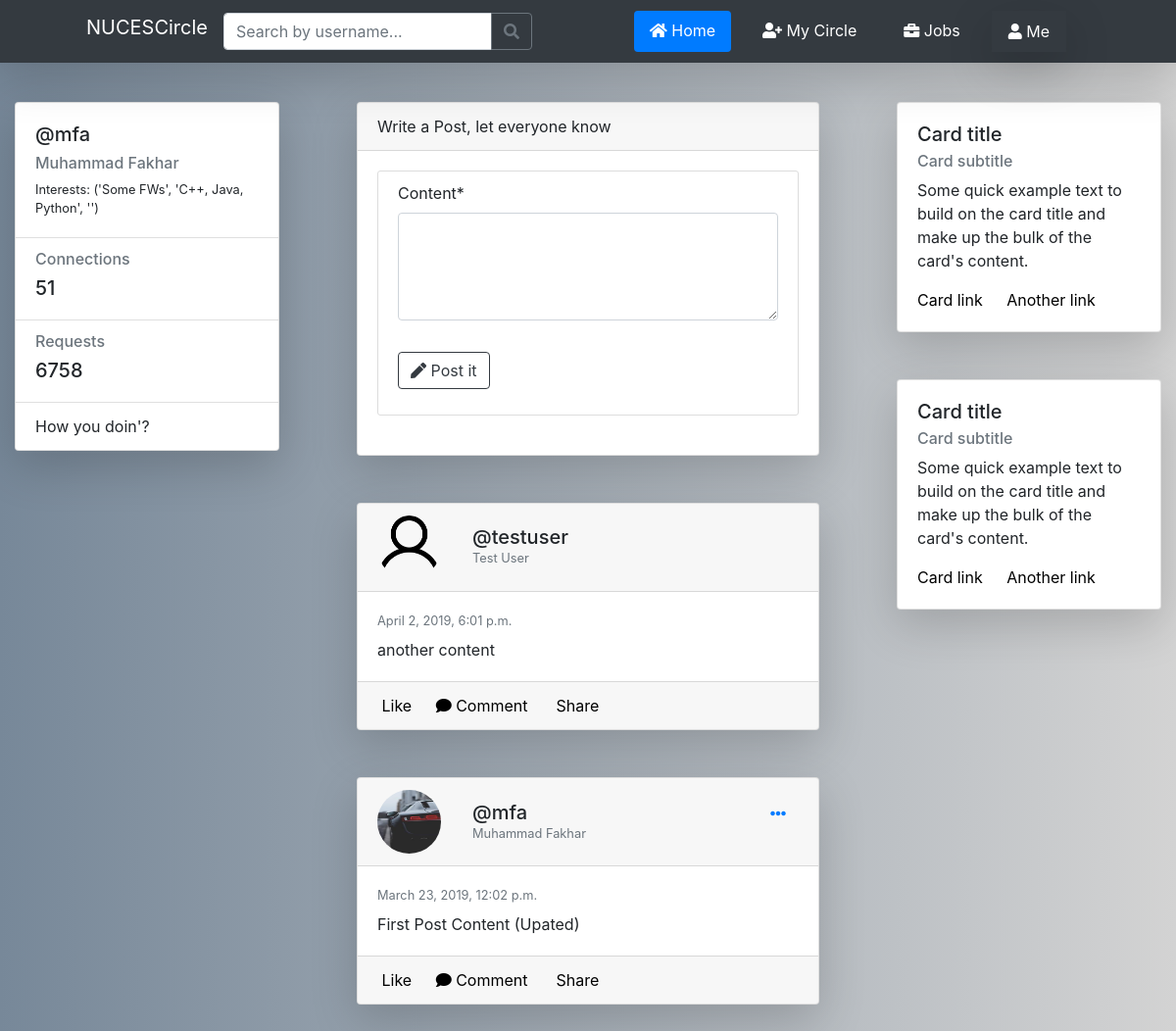
Before: / (signed in) with the older database file.
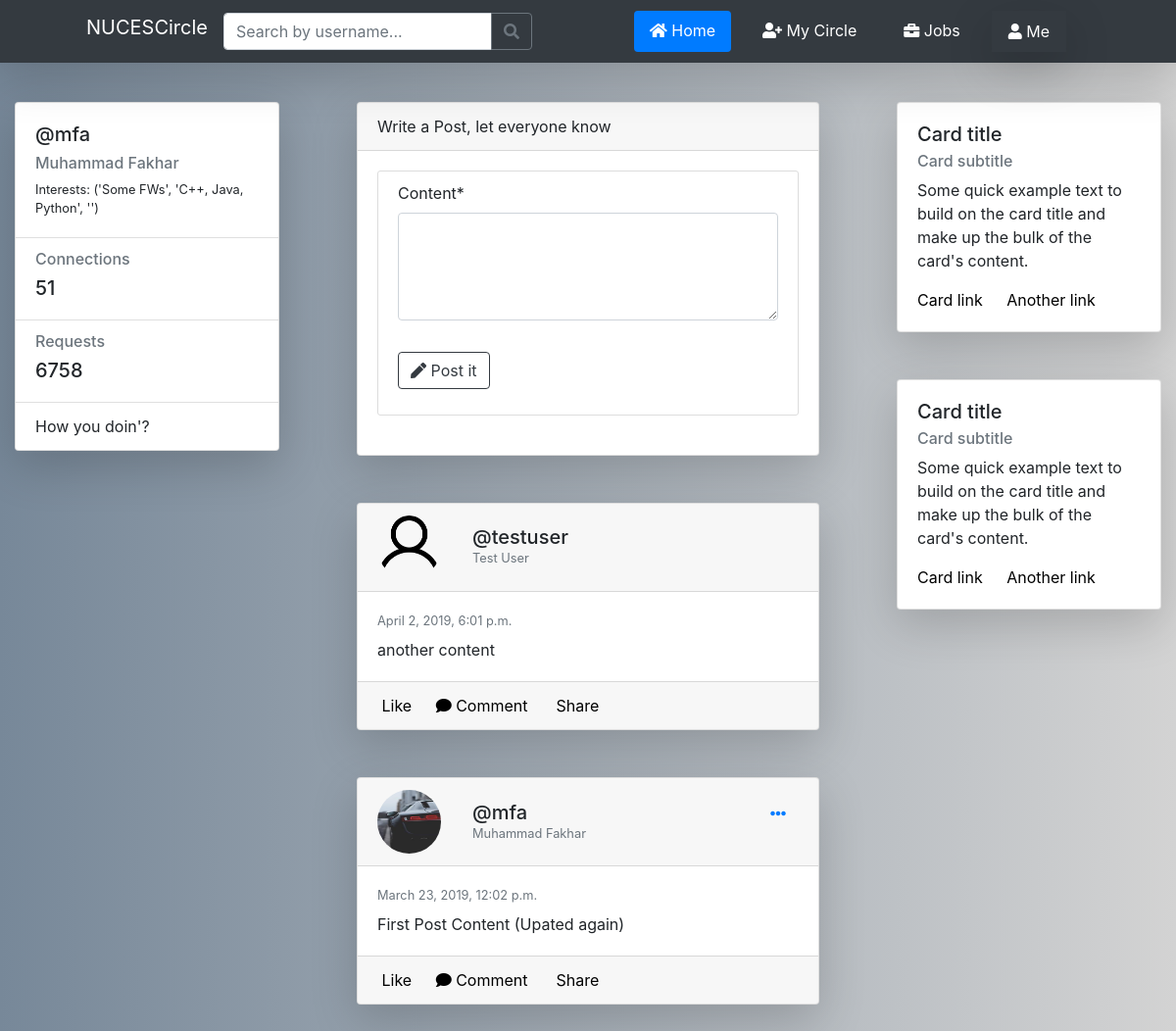
After: the same page with the newer database file.
### users/models.py (models this page shows, shortened)
class Interests(models.Model):
    frameworks = models.CharField(max_length=255, blank=True)
    languages = models.CharField(max_length=255, blank=True)
    technologies = models.CharField(max_length=255, blank=True)
    user = models.OneToOneField(User, on_delete=models.CASCADE)
    def __str__(self):
        return f'{self.frameworks, self.languages, self.technologies}'

class Profile(models.Model):
    user = models.OneToOneField(User, on_delete=models.CASCADE)
    accomplishments = models.CharField(max_length=255, blank=True)
    skills = models.CharField(max_length=255, blank=True)
    experiences = models.CharField(max_length=255, blank=True)
    interests = models.CharField(max_length=255, blank=True)
    grad_date = models.DateTimeField(blank=True, null=True)
    image = models.ImageField(default='default.jpg', upload_to='profile_pics')
    friends = models.ManyToManyField("Profile", blank=True)  # to have a list of all the associated other user models

### nucescircle/models.py (models this page shows, shortened)
class Post(models.Model):
    content = models.TextField()
    post_date = models.DateTimeField(default=timezone.now)
    post_user = models.ForeignKey(User, on_delete=models.CASCADE)

### nucescircle/views.py (the view)
# urls.py: path('', PostListView.as_view(), name='circle-home'),  # home page
class PostListView(UserPassesTestMixin, LoginRequiredMixin, ListView):  # home list view
    model = Post
    template_name = 'nucescircle/home.html'  # <app>/<model>_<viewtype>.html
    context_object_name = 'posts'  # as in def home
    ordering = ['-post_date']  # latest post order
    def test_func(self):
        if not self.request.user.is_anonymous:
            rec = Recruiter.objects.filter(user=self.request.user)
            if rec:
                redirect('circle-recruit')
                return False
            return True
    def get_context_data(self, **kwargs):
        context = super(PostListView, self).get_context_data(**kwargs)
        context['create_form'] = PostForm()
        return context

### nucescircle/forms.py
class PostForm(forms.ModelForm):
    class Meta:
        model = Post
        fields = ['content']
        widgets = {
            'content': forms.Textarea(attrs={'rows': 4, 'cols': 15})
        }

### nucescircle/templates/nucescircle/home.html (shortened to what this page needs)
{% extends "nucescircle/base.html" %}
{% load crispy_forms_tags %}
{% block content %}
<div class="container-fluid gedf-wrapper">
    <div class="row">
        <div class="col-md-3 mt-4">
            <div class="card position-sticky shadow-lg mb-5 bg-white">
                <div class="card-body">
                    <div class="h5">@{{user.username}}</div>
                    <div class="h6 text-muted">{{user.first_name}} {{user.last_name}}</div>
                    <div class="h7">Interests: {{ user.interests }}</div>
                </div>
                <ul class="list-group list-group-flush">
                    <li class="list-group-item">
                        <div class="h6 text-muted">Connections</div>
                        <div class="h5">51</div>
                    </li>
                    <li class="list-group-item">
                        <div class="h6 text-muted">Requests</div>
                        <div class="h5">6758</div>
                    </li>
                    <li class="list-group-item">How you doin'?</li>
                </ul>
            </div>
        </div>
        <div class="col-md-6 gedf-main mt-4" id="mainFeed">
            <div class="mb-4">
                <div class="card shadow-lg mb-5 bg-white">
                    <div class="card-header">
                        Write a Post, let everyone know
                    </div>
                    <div class="card-body">
                        <div class="content-section">
                            <form method="post" class="form-group" action="{% url 'post-create' %}">
                                <fieldset class="form-group">
                                    {{ create_form|crispy }}
                                </fieldset>
                                <div class="form-group">
                                    <button class="btn btn-outline-dark" type="submit"><i class="fas fa-pen"></i> Post it</button>
                                </div>
                            </form>
                        </div>
                    </div>
                </div>
            </div>
            {% for post in posts %}
                <div class="card gedf-card shadow-lg mb-5 bg-white">
                    <div class="card-header">
                        <div class="d-flex justify-content-between align-items-center">
                            <div class="d-flex justify-content-between align-items-center">
                                <div class="mr-2">
                                    <img class="rounded-circle post-img" src="{{ post.post_user.profile.image.url }}" alt="">
                                </div>
                                <div class="ml-2">
                                    <div class="h5 m-0">@{{post.post_user.username}}</div>
                                    <div class="h7 text-muted">{{post.post_user.first_name}} {{post.post_user.last_name}}</div>
                                </div>
                            </div>
                            <div>
                                {% if post.post_user == user %}
                                <div class="dropdown">
                                    <button class="btn btn-link dropdown-toggle" type="button" id="gedf-drop1" data-toggle="dropdown" aria-haspopup="true" aria-expanded="false">
                                        <i class="fas fa-ellipsis-h"></i>
                                    </button>
                                </div>
                                {% endif %}
                            </div>
                        </div>
                    </div>
                    <div class="card-body">
                        <div class="text-muted h7 mb-2"> {{post.post_date}}</div>
                         <p class="card-text">
                            {{post.content}}
                         </p>
                    </div>
                    <div class="card-footer">
                        <a href="#" class="card-link"> Like</a>
                        <a href="#" class="card-link"><i class="fas fa-comment"></i> Comment</a>
                        <a href="#" class="card-link"> Share</a>
                    </div>
                </div>
            {% endfor %}
        </div>
        <div class="col-md-3 mt-4">
            <div class="card gedf-card shadow-lg mb-5 bg-white">
                <div class="card-body">
                    <h5 class="card-title">Card title</h5>
                    <h6 class="card-subtitle mb-2 text-muted">Card subtitle</h6>
                    <p class="card-text">Some quick example text to build on the card title and make up the bulk of the
                        card's content.</p>
                    <a href="#" class="card-link">Card link</a>
                    <a href="#" class="card-link">Another link</a>
                </div>
            </div>
            <div class="card gedf-card mt-4 shadow-lg mb-5 bg-white">
                <div class="card-body">
                    <h5 class="card-title">Card title</h5>
                    <h6 class="card-subtitle mb-2 text-muted">Card subtitle</h6>
                    <p class="card-text">Some quick example text to build on the card title and make up the bulk of the
                        card's content.</p>
                    <a href="#" class="card-link">Card link</a>
                    <a href="#" class="card-link">Another link</a>
                </div>
            </div>
        </div>
    </div>
</div>
{% endblock %}

### nucescircle/templates/nucescircle/base.html (shortened to what this page needs)
{% load static %}
<!DOCTYPE html>
<html lang="en">
<head>
    <link rel="stylesheet" href="https://use.fontawesome.com/releases/v5.7.2/css/all.css">
    <link rel="stylesheet" href="https://stackpath.bootstrapcdn.com/bootstrap/4.3.1/css/bootstrap.min.css">
    <link rel="stylesheet" type="text/css" href="{% static 'nucescircle/tagsinput.css' %}">
    <link rel="stylesheet" type="text/css" href="{% static 'nucescircle/newStyling.css' %}">
</head>
<body id="gradBg2">
<nav class="navbar navbar-dark sticky-top navbar-expand-lg bg-dark shadow-lg">
    <div class="ml-4">
        <label class="navbar-brand text-white ml-5">NUCESCircle</label>
    </div>
    <div class="collapse navbar-collapse" id="navbarSupportedContent">
        {% if request.user.recruiter %}
            <h3><span class="badge badge-light">Jobs</span></h3>
            {% with url_name=request.resolver_match.url_name %}
            <div class="form-inline ml-auto mr-5">
                <a class="table-hover text-sm-center nav-link {% if url_name == 'circle-recruit' %}active{% endif %} mr-sm-3 text-white" href="{% url 'circle-recruit' %}"><i class="fas fa-home"></i> Home</a>
                <div class="nav-item dropdown mr-sm-5 shadow-lg">
                    <a class="btn text-white btn-dark nav-link {% if url_name == 'view-profile' %}active{% endif %} dropdown-toggle table-hover" type="button" id="dropdownMenuButton1" data-toggle="dropdown" aria-haspopup="true" aria-expanded="false">
                        <i class="fas fa-user"></i> Me</a>
                    <div class="dropdown-menu bg-dark text-white" aria-labelledby="dropdownMenuButton1">
                        <a class="dropdown-item bg-dark text-white" href="{% url 'view-profile' user.id %}">View Profile</a>
                        <hr class="my-2 text-white">
                        <a class="dropdown-item bg-dark text-white" href="{% url 'circle-logout' %}">Log Out</a>
                    </div>
                </div>
            </div>
            {% endwith %}
        {% else %}
            <form method="get" action="{% url 'search' %}">
                <div class="input-group">
                <input name="q" class="form-control" placeholder="Search by username..." id="txtQuery">
                <span class="input-group-append">
                    <button class="btn btn-outline-secondary" type="submit" onclick="return validateText('txtQuery')">
                        <i class="fas fa-search"></i>
                    </button>
                </span>
                </div>
            </form>
            <form class="form-inline my-2 my-lg-0 ml-auto mr-5">
                <nav class="nav nav-pills">
                    {% with url_name=request.resolver_match.url_name %}
                        <a class="table-hover text-sm-center nav-link {% if url_name == 'circle-home' %}active{% endif %} mr-sm-3 text-white" href="{% url 'circle-home' %}"><i class="fas fa-home"></i> Home</a>
                        <a class="table-hover text-sm-center nav-link {% if url_name == 'my-circle' %}active{% endif %} mr-sm-3 text-white" href="{% url 'my-circle' %}"><i class="fas fa-user-plus"></i> My Circle</a>
                        <a class="table-hover text-sm-center nav-link {% if url_name == 'circle-jobs' %}active{% endif %} mr-sm-3 text-white" href="{% url 'circle-jobs' %}"><i class="fas fa-briefcase"></i> Jobs</a>
                        <div class="nav-item dropdown mr-sm-5 shadow-lg">
                            <a class="btn text-white btn-dark nav-link {% if url_name == 'view-profile' %}active{% endif %} dropdown-toggle table-hover" type="button" id="dropdownMenuButton" data-toggle="dropdown" aria-haspopup="true" aria-expanded="false">
                                <i class="fas fa-user"></i> Me</a>
                        </div>
                    {% endwith %}
                </nav>
            </form>
        {% endif %}
    </div>
</nav>
    {% block content %}{% endblock %}
</body>
</html>

### nucescircle/static/nucescircle/newStyling.css (style rules this page uses)
a { color: black; }
#gradBg2 { background-color: slategray; background-image: linear-gradient(90deg, lightslategray, lightgray); }
body { background-color: #eeeeee; }
.h7 { font-size: 0.8rem; }
.gedf-wrapper { margin-top: 0.97rem; }
@media (min-width: 992px) { .gedf-main { padding-left: 4rem; padding-right: 4rem; } }
@media (min-width: 992px) { .gedf-card { margin-bottom: 2.77rem; } }
.dropdown-toggle::after { content: none; display: none; }
.post-img { height: 65px; width: 65px; margin-right: 16px; }
.content-section { background: #ffffff; padding: 10px 20px; border: 1px solid #dddddd; border-radius: 3px; margin-bottom: 20px; }

Changed rows visible on the page:
changed Post "mfa": content "First Post Content (Upated)" → "First Post Content (Upated again)"
